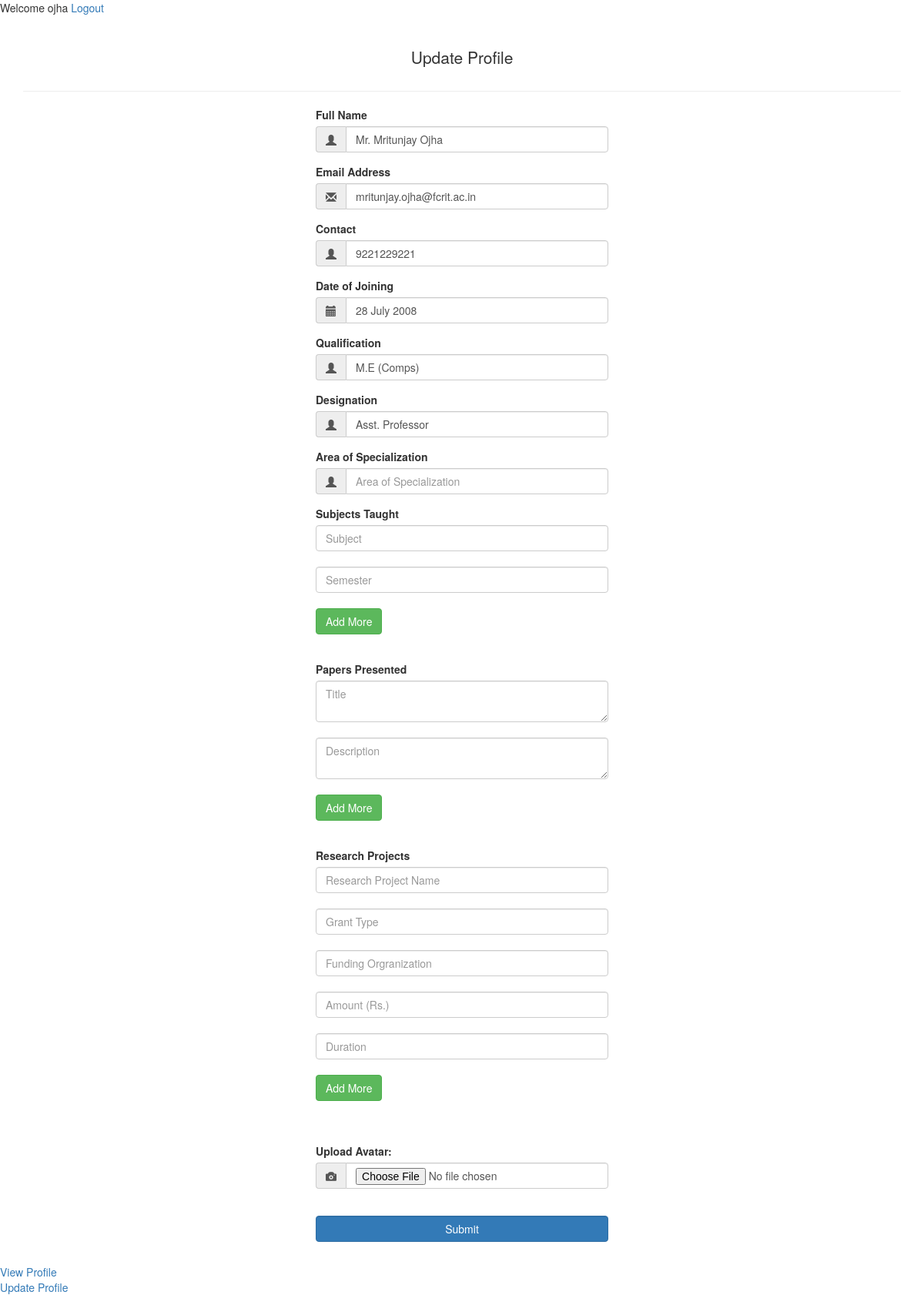
Page /edit.php (signed in) on the committed database.
### tables this page shows
CREATE TABLE `personal_details` (
  `faculty_id` int(255) NOT NULL,
  `user_id` int(11) NOT NULL,
  `faculty_name` varchar(255) NOT NULL,
  `faculty_contact` bigint(255) NOT NULL,
  `faculty_email` varchar(255) NOT NULL,
  `faculty_qualification` varchar(255) NOT NULL,
  `faculty_designation` varchar(255) NOT NULL,
  `faculty_doj` varchar(255) NOT NULL,
  `faculty_specialization` text NOT NULL,
  `image` varchar(255) NOT NULL
);

### edit.php (the view, shortened to what this page needs)
<?php
if($_SESSION["username"]==true)
{
  echo "Welcome"." ".$_SESSION["username"];
}
else
{
  header('location:index.php');
}
?>
<?php
$username=$_SESSION["username"];
$query=mysql_query("select * from users where username='$username'");
$row=mysql_fetch_array($query);
$user_id=$row["user_id"];
$query2=mysql_query("select * from personal_details where user_id='$user_id'");
$rowcount2=mysql_num_rows($query2);
for($i=1;$i<=$rowcount2;$i++)
{
	$fetch2=mysql_fetch_array($query2);
}
?>
<a href="logout.php">Logout</a>
<!DOCTYPE html>
<html>
<head>
  <link rel="stylesheet" href="https://stackpath.bootstrapcdn.com/bootstrap/3.4.1/css/bootstrap.min.css" >
</head>
<body>
    <div class="container">
        <div class="page-header">
            <p class="lead text-center">
                Update Profile
            </p>
        </div>
        <form class="form-horizontal col-xs-4 col-xs-offset-4" role="form" method="post" enctype="multipart/form-data">
            <div class="form-group">
                <label>Full Name</label>
                <div class="input-group">
                    <div class="input-group-addon">
                        <i class="glyphicon glyphicon-user"></i>
                    </div>
                    <input name="name" type="text" class="form-control" placeholder="Full Name" value="<?php echo $fetch2['faculty_name']?>">
                </div>
            </div>
            <div class="form-group">
                <label>Email Address</label>
                <div class="input-group">
                    <div class="input-group-addon">
                        <i class="glyphicon glyphicon-envelope"></i>
                    </div>
                    <input name="email" type="email" class="form-control" placeholder="Email Address" data-validation="email" data-validation-error-msg-container="#ErrorEmail" value="<?php echo $fetch2['faculty_email']?>">
                </div>
            </div>
            <div class="form-group">
                <label>Contact</label>
                <div class="input-group">
                    <div class="input-group-addon">
                        <i class="glyphicon glyphicon-user"></i>
                    </div>
                    <input name="contact" type="number" class="form-control" placeholder="Contact Number" value="<?php echo $fetch2['faculty_contact']?>">
                </div>
            </div>
            <div class="form-group">
                <label>Date of Joining</label>
                <div class="input-group">
                    <div class="input-group-addon">
                        <i class="glyphicon glyphicon-calendar"></i>
                    </div>
                    <input name="doj" type="text" class="form-control" id="DOB" placeholder="Date of Joining" data-validation="date" data-validation-format="dd/mm/yyyy" data-validation-error-msg-container="#ErrorDOB" value="<?php echo $fetch2['faculty_doj']?>">
                </div>
            </div>
            <div class="form-group">
                <label>Qualification</label>
                <div class="input-group">
                    <div class="input-group-addon">
                        <i class="glyphicon glyphicon-user"></i>
                    </div>
                    <input name="qualification" type="text" class="form-control" placeholder="Qualification" value="<?php echo $fetch2['faculty_qualification']?>">
                </div>
            </div>
            <div class="form-group">
                <label>Designation</label>
                <div class="input-group">
                    <div class="input-group-addon">
                        <i class="glyphicon glyphicon-user"></i>
                    </div>
                    <input name="designation" type="text" class="form-control" placeholder="Designation" value="<?php echo $fetch2['faculty_designation']?>">
                </div>
            </div>
            <div class="form-group">
                <label><b>Area of Specialization</b></label>
                <div class="input-group">
                    <div class="input-group-addon">
                        <i class="glyphicon glyphicon-user"></i>
                    </div>
                    <input name="specialization" type="text" class="form-control" placeholder="Area of Specialization" value="<?php echo $fetch2['faculty_specialization']?>">
                </div>
            </div>
            <div class="form-group">
              <label><b>Subjects Taught</b></label>
              <div class="table-responsive">
               <table class="table table-bordered" id="dynamic_field">
                  <tr>
                  <input type="text" name="sub[]" placeholder="Subject" class="form-control name_list" /><br></tr>
                   <tr><input type="text" name="sem[]" placeholder="Semester" class="form-control name_list" /><br></tr>
                 <tr><button type="button" name="add" id="add" class="btn btn-success">Add More</button><br></tr>
               </table>
             </div>
           </div>
            <div class="form-group">
              <label><b>Papers Presented</b></label>
              <div class="table-responsive">
               <table class="table table-bordered" id="dynamic_field-2">
                  <tr>
                  <textarea type="text" name="title[]" placeholder="Title" class="form-control name_list"></textarea><br></tr>
                   <tr><textarea type="text" name="description[]" placeholder="Description" class="form-control name_list"></textarea><br></tr>
                 <tr><button type="button" name="add-2" id="add-2" class="btn btn-success">Add More</button><br></tr>
               </table>
             </div>
           </div>
            <div class="form-group">
              <label><b>Research Projects</b></label>
              <div class="table-responsive">
               <table class="table table-bordered" id="dynamic_field-3">
                  <tr>
                  <input type="text" name="project_name[]" placeholder="Research Project Name" class="form-control name_list"/></tr><br>
                   <tr><input type="text" name="grant_type[]" placeholder="Grant Type" class="form-control name_list"/></tr><br>
                   <tr><input type="text" name="funding_organization[]" placeholder="Funding Orgranization" class="form-control name_list"/></tr><br>
                   <tr><input type="text" name="amount[]" placeholder="Amount (Rs.) " class="form-control name_list"/></tr><br>
                   <tr><input type="text" name="duration[]" placeholder="Duration" class="form-control name_list"/></tr><br>
                 <tr><button type="button" name="add-3" id="add-3" class="btn btn-success">Add More</button></tr>
               </table>
             </div>
           </div>
            <br>
            <div class="form-group">
                <label for="UploadAvatar">Upload Avatar:</label>
                <div class="input-group">
                    <div class="input-group-addon">
                        <i class="glyphicon glyphicon-camera"></i>
                    </div>
                    <input type="file" name="image" class="form-control" value="<?php echo $fetch2['image']?>">
                </div>
            </div>
            <br>
            <div class="form-group">
                <input name="submit" type="submit" class="form-control btn btn-primary" value="Submit">
            </div>
        </form>
    </div>
<a href="post.php">View Profile</a><br>
<a href="edit.php">Update Profile</a><br>
</body>
</html>

### rows in the picture
personal_details: name "Mr. Mritunjay Ojha", email "mritunjay.ojha@fcrit.ac.in", contact "9221229221", doj "28 July 2008", qualification "M.E (Comps)", designation "Asst. Professor"

### other values in the picture
$_SESSION["username"] "ojha"
